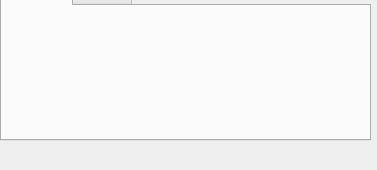
<?xml version="1.0" encoding="UTF-8"?>
<ui version="4.0">
 <class>chatEmotion</class>
 <widget class="QWidget" name="chatEmotion">
  <property name="geometry">
   <rect>
    <x>0</x>
    <y>0</y>
    <width>377</width>
    <height>170</height>
   </rect>
  </property>
  <property name="windowTitle">
   <string>Form</string>
  </property>
  <widget class="QTabWidget" name="tabWidget">
   <property name="geometry">
    <rect>
     <x>0</x>
     <y>-20</y>
     <width>371</width>
     <height>161</height>
    </rect>
   </property>
   <property name="currentIndex">
    <number>0</number>
   </property>
   <widget class="QWidget" name="default_faces">
    <attribute name="title">
     <string>默认表情</string>
    </attribute>
    <widget class="QWidget" name="horizontalLayoutWidget">
     <property name="geometry">
      <rect>
       <x>0</x>
       <y>0</y>
       <width>381</width>
       <height>31</height>
      </rect>
     </property>
     <layout class="QHBoxLayout" name="horizontalLayout">
      <item>
       <widget class="myQLabel" name="label_8">
        <property name="text">
         <string/>
        </property>
        <property name="pixmap">
         <pixmap>:/imqface/8.gif</pixmap>
        </property>
       </widget>
      </item>
      <item>
       <widget class="myQLabel" name="label_7">
        <property name="text">
         <string/>
        </property>
        <property name="pixmap">
         <pixmap>:/imqface/7.gif</pixmap>
        </property>
       </widget>
      </item>
      <item>
       <widget class="myQLabel" name="label_6">
        <property name="text">
         <string/>
        </property>
        <property name="pixmap">
         <pixmap>:/imqface/6.gif</pixmap>
        </property>
       </widget>
      </item>
      <item>
       <widget class="myQLabel" name="label_5">
        <property name="text">
         <string/>
        </property>
        <property name="pixmap">
         <pixmap>:/imqface/5.gif</pixmap>
        </property>
       </widget>
      </item>
      <item>
       <widget class="myQLabel" name="label_4">
        <property name="text">
         <string/>
        </property>
        <property name="pixmap">
         <pixmap>:/imqface/4.gif</pixmap>
        </property>
       </widget>
      </item>
      <item>
       <widget class="myQLabel" name="label_3">
        <property name="text">
         <string/>
        </property>
        <property name="pixmap">
         <pixmap>:/imqface/3.gif</pixmap>
        </property>
       </widget>
      </item>
      <item>
       <widget class="myQLabel" name="label_2">
        <property name="text">
         <string/>
        </property>
        <property name="pixmap">
         <pixmap>:/imqface/2.gif</pixmap>
        </property>
       </widget>
      </item>
      <item>
       <widget class="myQLabel" name="label">
        <property name="text">
         <string/>
        </property>
        <property name="pixmap">
         <pixmap>:/imqface/1.gif</pixmap>
        </property>
       </widget>
      </item>
     </layout>
    </widget>
    <widget class="QWidget" name="horizontalLayoutWidget_2">
     <property name="geometry">
      <rect>
       <x>0</x>
       <y>30</y>
       <width>381</width>
       <height>31</height>
      </rect>
     </property>
     <layout class="QHBoxLayout" name="horizontalLayout_2">
      <item>
       <widget class="myQLabel" name="label_11">
        <property name="text">
         <string/>
        </property>
        <property name="pixmap">
         <pixmap>:/imqface/11.gif</pixmap>
        </property>
       </widget>
      </item>
      <item>
       <widget class="myQLabel" name="label_16">
        <property name="text">
         <string/>
        </property>
        <property name="pixmap">
         <pixmap>:/imqface/16.gif</pixmap>
        </property>
       </widget>
      </item>
      <item>
       <widget class="myQLabel" name="label_15">
        <property name="text">
         <string/>
        </property>
        <property name="pixmap">
         <pixmap>:/imqface/15.gif</pixmap>
        </property>
       </widget>
      </item>
      <item>
       <widget class="myQLabel" name="label_14">
        <property name="text">
         <string/>
        </property>
        <property name="pixmap">
         <pixmap>:/imqface/14.gif</pixmap>
        </property>
       </widget>
      </item>
      <item>
       <widget class="myQLabel" name="label_13">
        <property name="text">
         <string/>
        </property>
        <property name="pixmap">
         <pixmap>:/imqface/13.gif</pixmap>
        </property>
       </widget>
      </item>
      <item>
       <widget class="myQLabel" name="label_12">
        <property name="text">
         <string/>
        </property>
        <property name="pixmap">
         <pixmap>:/imqface/12.gif</pixmap>
        </property>
       </widget>
      </item>
      <item>
       <widget class="myQLabel" name="label_10">
        <property name="text">
         <string/>
        </property>
        <property name="pixmap">
         <pixmap>:/imqface/10.gif</pixmap>
        </property>
       </widget>
      </item>
      <item>
       <widget class="myQLabel" name="label_9">
        <property name="text">
         <string/>
        </property>
        <property name="pixmap">
         <pixmap>:/imqface/9.gif</pixmap>
        </property>
       </widget>
      </item>
     </layout>
    </widget>
    <widget class="QWidget" name="horizontalLayoutWidget_3">
     <property name="geometry">
      <rect>
       <x>0</x>
       <y>60</y>
       <width>381</width>
       <height>31</height>
      </rect>
     </property>
     <layout class="QHBoxLayout" name="horizontalLayout_3">
      <item>
       <widget class="myQLabel" name="label_20">
        <property name="text">
         <string/>
        </property>
        <property name="pixmap">
         <pixmap>:/imqface/20.gif</pixmap>
        </property>
       </widget>
      </item>
      <item>
       <widget class="myQLabel" name="label_22">
        <property name="text">
         <string/>
        </property>
        <property name="pixmap">
         <pixmap>:/imqface/22.gif</pixmap>
        </property>
       </widget>
      </item>
      <item>
       <widget class="myQLabel" name="label_24">
        <property name="text">
         <string/>
        </property>
        <property name="pixmap">
         <pixmap>:/imqface/24.gif</pixmap>
        </property>
       </widget>
      </item>
      <item>
       <widget class="myQLabel" name="label_23">
        <property name="text">
         <string/>
        </property>
        <property name="pixmap">
         <pixmap>:/imqface/23.gif</pixmap>
        </property>
       </widget>
      </item>
      <item>
       <widget class="myQLabel" name="label_21">
        <property name="text">
         <string/>
        </property>
        <property name="pixmap">
         <pixmap>:/imqface/21.gif</pixmap>
        </property>
       </widget>
      </item>
      <item>
       <widget class="myQLabel" name="label_19">
        <property name="text">
         <string/>
        </property>
        <property name="pixmap">
         <pixmap>:/imqface/19.gif</pixmap>
        </property>
       </widget>
      </item>
      <item>
       <widget class="myQLabel" name="label_18">
        <property name="text">
         <string/>
        </property>
        <property name="pixmap">
         <pixmap>:/imqface/18.gif</pixmap>
        </property>
       </widget>
      </item>
      <item>
       <widget class="myQLabel" name="label_17">
        <property name="text">
         <string/>
        </property>
        <property name="pixmap">
         <pixmap>:/imqface/17.gif</pixmap>
        </property>
       </widget>
      </item>
     </layout>
    </widget>
    <widget class="QWidget" name="horizontalLayoutWidget_4">
     <property name="geometry">
      <rect>
       <x>0</x>
       <y>90</y>
       <width>381</width>
       <height>37</height>
      </rect>
     </property>
     <layout class="QHBoxLayout" name="horizontalLayout_4">
      <item>
       <widget class="myQLabel" name="label_27">
        <property name="text">
         <string/>
        </property>
        <property name="pixmap">
         <pixmap>:/imqface/27.gif</pixmap>
        </property>
       </widget>
      </item>
      <item>
       <widget class="myQLabel" name="label_32">
        <property name="text">
         <string/>
        </property>
        <property name="pixmap">
         <pixmap>:/imqface/32.gif</pixmap>
        </property>
       </widget>
      </item>
      <item>
       <widget class="myQLabel" name="label_31">
        <property name="text">
         <string/>
        </property>
        <property name="pixmap">
         <pixmap>:/imqface/31.gif</pixmap>
        </property>
       </widget>
      </item>
      <item>
       <widget class="myQLabel" name="label_30">
        <property name="text">
         <string/>
        </property>
        <property name="pixmap">
         <pixmap>:/imqface/30.gif</pixmap>
        </property>
       </widget>
      </item>
      <item>
       <widget class="myQLabel" name="label_29">
        <property name="text">
         <string/>
        </property>
        <property name="pixmap">
         <pixmap>:/imqface/29.gif</pixmap>
        </property>
       </widget>
      </item>
      <item>
       <widget class="myQLabel" name="label_28">
        <property name="text">
         <string/>
        </property>
        <property name="pixmap">
         <pixmap>:/imqface/28.gif</pixmap>
        </property>
       </widget>
      </item>
      <item>
       <widget class="myQLabel" name="label_26">
        <property name="text">
         <string/>
        </property>
        <property name="pixmap">
         <pixmap>:/imqface/26.gif</pixmap>
        </property>
       </widget>
      </item>
      <item>
       <widget class="myQLabel" name="label_25">
        <property name="text">
         <string/>
        </property>
        <property name="pixmap">
         <pixmap>:/imqface/25.gif</pixmap>
        </property>
       </widget>
      </item>
     </layout>
    </widget>
   </widget>
   <widget class="QWidget" name="sdefine_faces">
    <attribute name="title">
     <string>自定义</string>
    </attribute>
   </widget>
  </widget>
 </widget>
 <customwidgets>
  <customwidget>
   <class>myQLabel</class>
   <extends>QLabel</extends>
   <header>myQlable.h</header>
  </customwidget>
 </customwidgets>
 <resources/>
 <connections/>
</ui>
